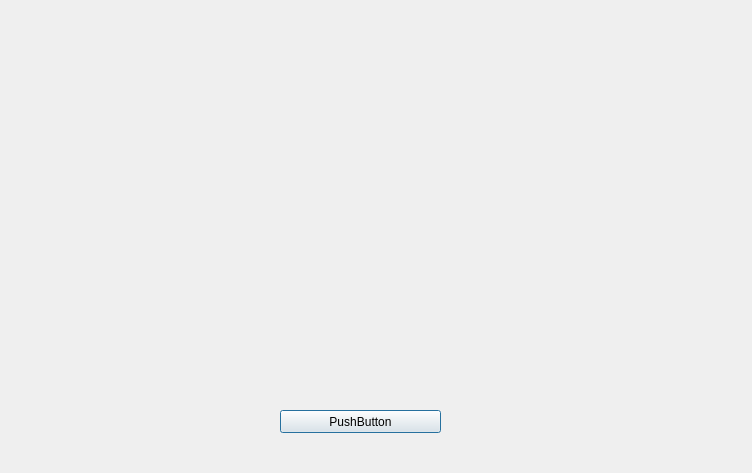
<?xml version="1.0" encoding="UTF-8"?>
<ui version="4.0">
 <class>Dialog4</class>
 <widget class="QDialog" name="Dialog4">
  <property name="geometry">
   <rect>
    <x>0</x>
    <y>0</y>
    <width>752</width>
    <height>473</height>
   </rect>
  </property>
  <property name="windowTitle">
   <string>Dialog</string>
  </property>
  <widget class="QPushButton" name="pushButton">
   <property name="geometry">
    <rect>
     <x>280</x>
     <y>410</y>
     <width>161</width>
     <height>23</height>
    </rect>
   </property>
   <property name="text">
    <string>PushButton</string>
   </property>
  </widget>
 </widget>
 <resources/>
 <connections/>
</ui>
